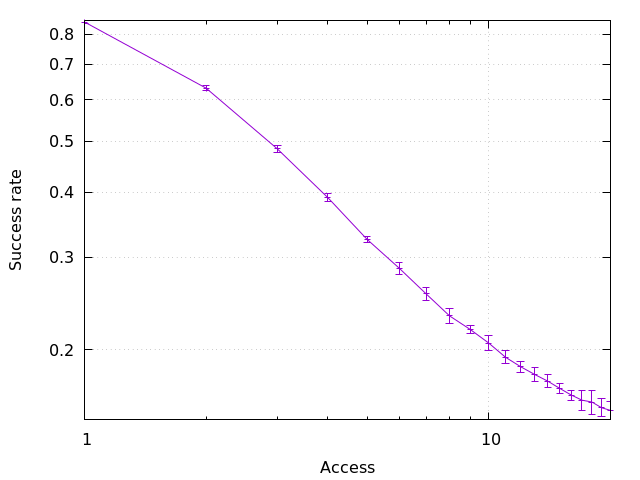

This figure's gnuplot source:
set datafile separator ','
set terminal pngcairo
set xlabel 'Access'
set ylabel 'Success rate'

set logscale xy
set output 'log.png'
set grid

#set xtics (1,2,3,4,5,6,7,8,9,10)
set ytics (0.1,0.2,0.3,0.4,0.5,0.6,0.7,0.8,0.9,1.0)
set xrange [1:20]

plot 'mean.csv' w l lt 1 notitle, \
	'mean.csv' using 1:2:3 w yerrorbars notitle lt 1
